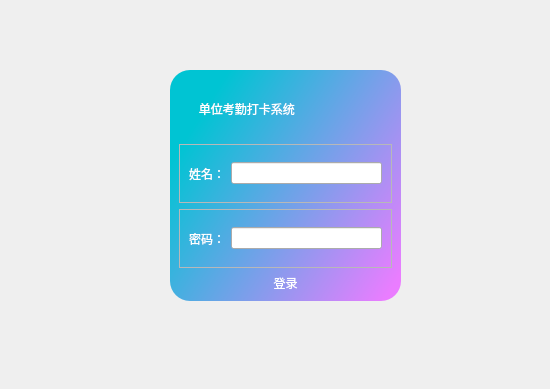
<?xml version="1.0" encoding="UTF-8"?>
<ui version="4.0">
 <class>Form</class>
 <widget class="QWidget" name="Form">
  <property name="geometry">
   <rect>
    <x>0</x>
    <y>0</y>
    <width>550</width>
    <height>389</height>
   </rect>
  </property>
  <property name="windowTitle">
   <string>Form</string>
  </property>
  <widget class="QFrame" name="frame_92">
   <property name="geometry">
    <rect>
     <x>170</x>
     <y>70</y>
     <width>231</width>
     <height>231</height>
    </rect>
   </property>
   <property name="sizePolicy">
    <sizepolicy hsizetype="Fixed" vsizetype="Fixed">
     <horstretch>0</horstretch>
     <verstretch>0</verstretch>
    </sizepolicy>
   </property>
   <property name="minimumSize">
    <size>
     <width>0</width>
     <height>0</height>
    </size>
   </property>
   <property name="styleSheet">
    <string notr="true">#frame_92{
background-color:qlineargradient(spread:pad, x1:0, y1:0.25, x2:1, y2:0.886364, stop:0.0681818 rgba(0, 196, 211, 255), stop:1 rgba(234, 125, 255, 255));
border-radius:20px;
}
QPushButton{
	border:none;
	font: 16pt &quot;幼圆&quot;;
	color:rgb(255, 255, 255)
}
QPushButton:hover{
	padding-left:5px;
}</string>
   </property>
   <property name="frameShape">
    <enum>QFrame::StyledPanel</enum>
   </property>
   <property name="frameShadow">
    <enum>QFrame::Raised</enum>
   </property>
   <layout class="QVBoxLayout" name="verticalLayout">
    <item>
     <widget class="QLabel" name="label_99">
      <property name="styleSheet">
       <string notr="true">color:rgb(255, 255, 255);
font: 11pt &quot;幼圆&quot;;</string>
      </property>
      <property name="text">
       <string>      单位考勤打卡系统</string>
      </property>
     </widget>
    </item>
    <item>
     <widget class="QFrame" name="frame_90">
      <property name="frameShape">
       <enum>QFrame::StyledPanel</enum>
      </property>
      <property name="frameShadow">
       <enum>QFrame::Raised</enum>
      </property>
      <layout class="QHBoxLayout" name="horizontalLayout_6">
       <item>
        <widget class="QLabel" name="label_90">
         <property name="styleSheet">
          <string notr="true">color:rgb(255, 255, 255);
font: 11pt &quot;幼圆&quot;;</string>
         </property>
         <property name="text">
          <string>姓名：</string>
         </property>
        </widget>
       </item>
       <item>
        <widget class="QLineEdit" name="Logname"/>
       </item>
      </layout>
     </widget>
    </item>
    <item>
     <widget class="QFrame" name="frame_93">
      <property name="frameShape">
       <enum>QFrame::StyledPanel</enum>
      </property>
      <property name="frameShadow">
       <enum>QFrame::Raised</enum>
      </property>
      <layout class="QHBoxLayout" name="horizontalLayout_7">
       <item>
        <widget class="QLabel" name="label_91">
         <property name="styleSheet">
          <string notr="true">color:rgb(255, 255, 255);
font: 11pt &quot;幼圆&quot;;</string>
         </property>
         <property name="text">
          <string>密码：</string>
         </property>
        </widget>
       </item>
       <item>
        <widget class="QLineEdit" name="logpass"/>
       </item>
      </layout>
     </widget>
    </item>
    <item>
     <widget class="QPushButton" name="logBut">
      <property name="sizePolicy">
       <sizepolicy hsizetype="Minimum" vsizetype="Fixed">
        <horstretch>0</horstretch>
        <verstretch>1</verstretch>
       </sizepolicy>
      </property>
      <property name="text">
       <string>登录</string>
      </property>
      <property name="icon">
       <iconset>
        <normaloff>../../.designer/backup/Navigation/profile.ico</normaloff>../../.designer/backup/Navigation/profile.ico</iconset>
      </property>
     </widget>
    </item>
   </layout>
  </widget>
 </widget>
 <resources/>
 <connections/>
</ui>
